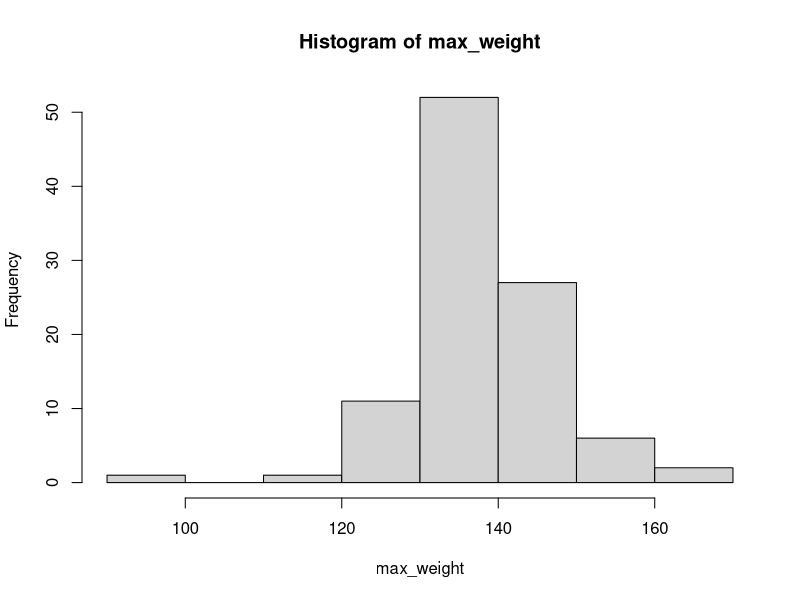
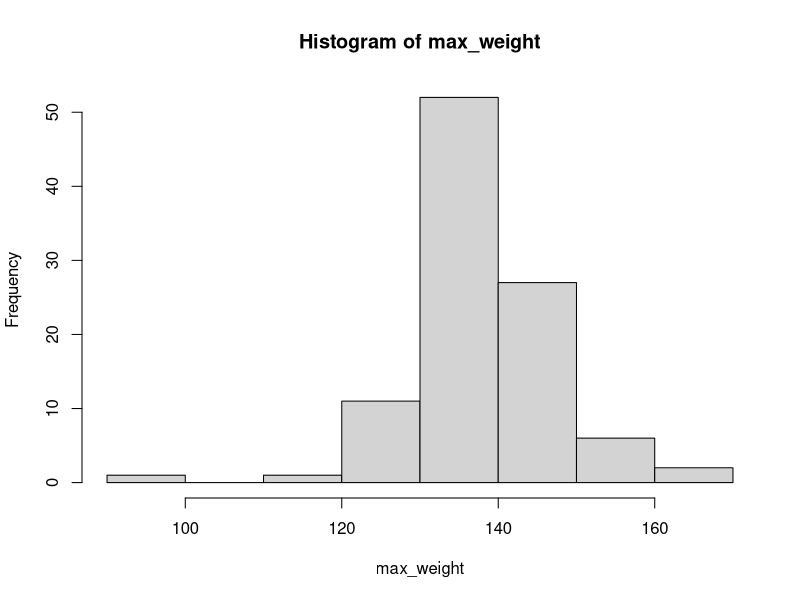
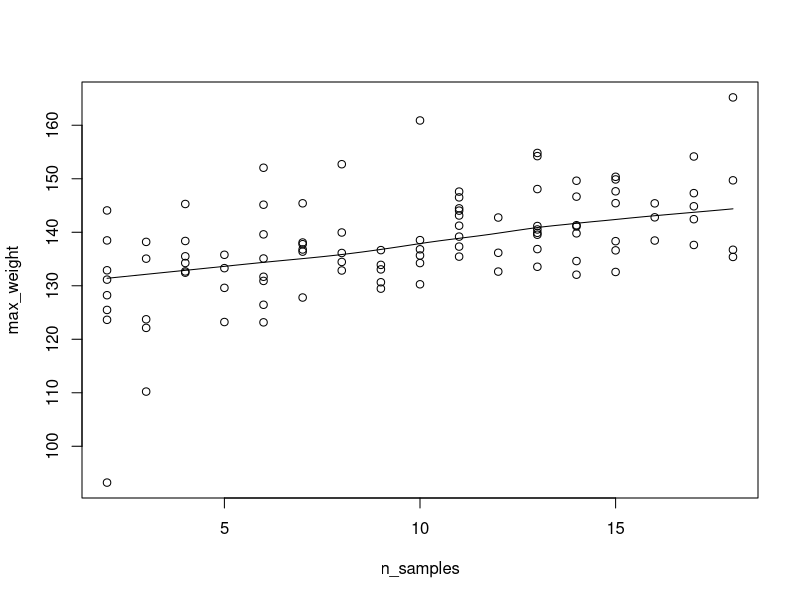
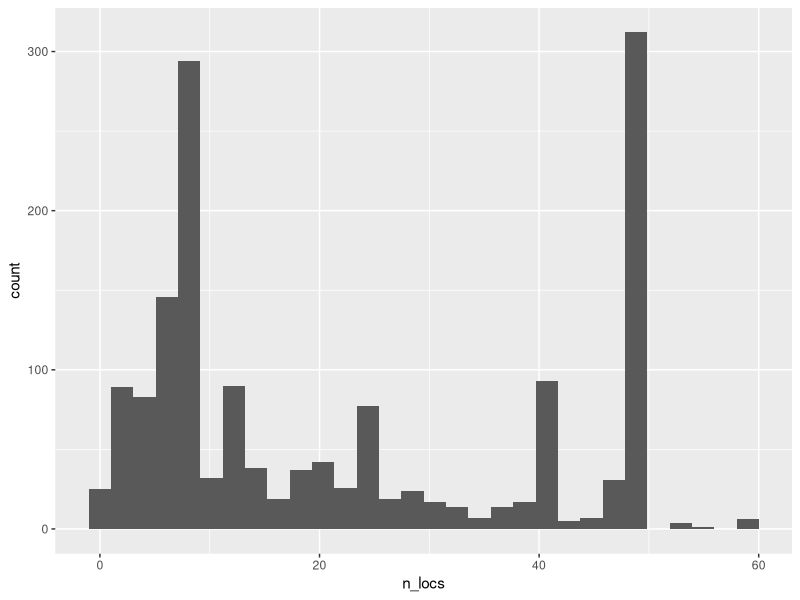
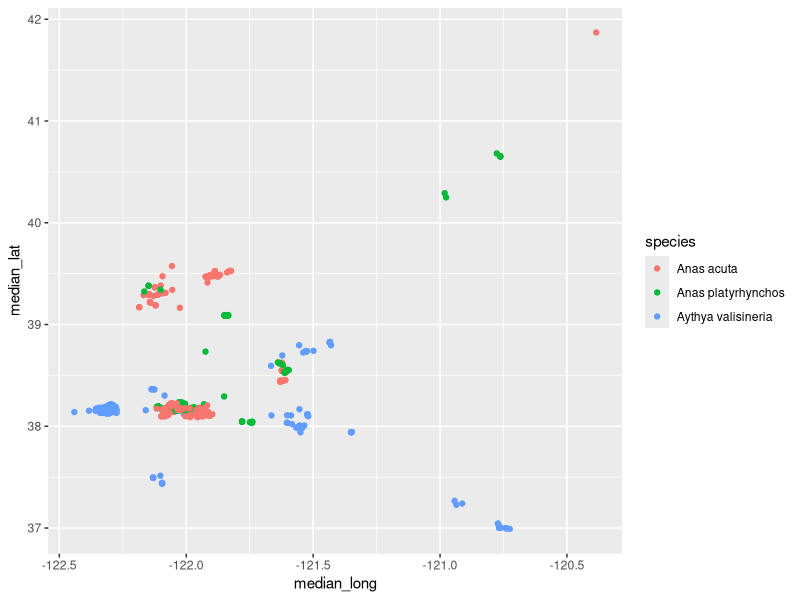
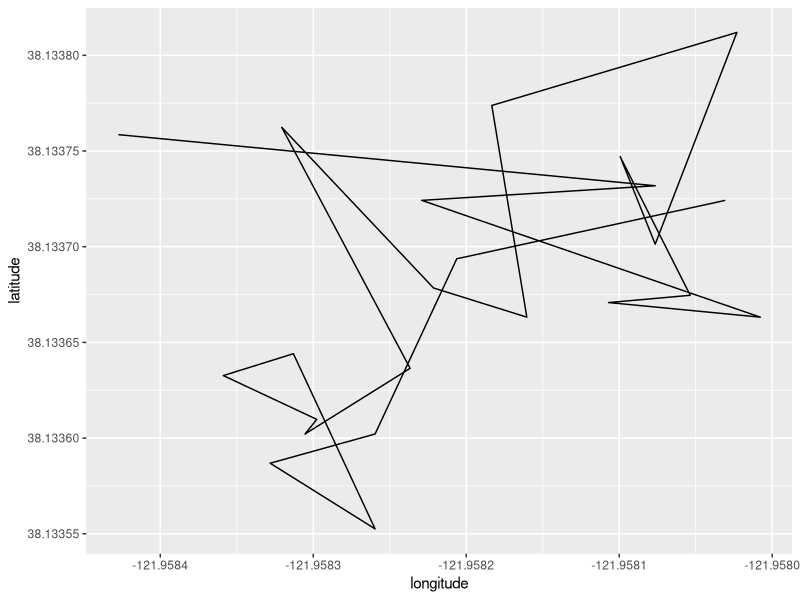
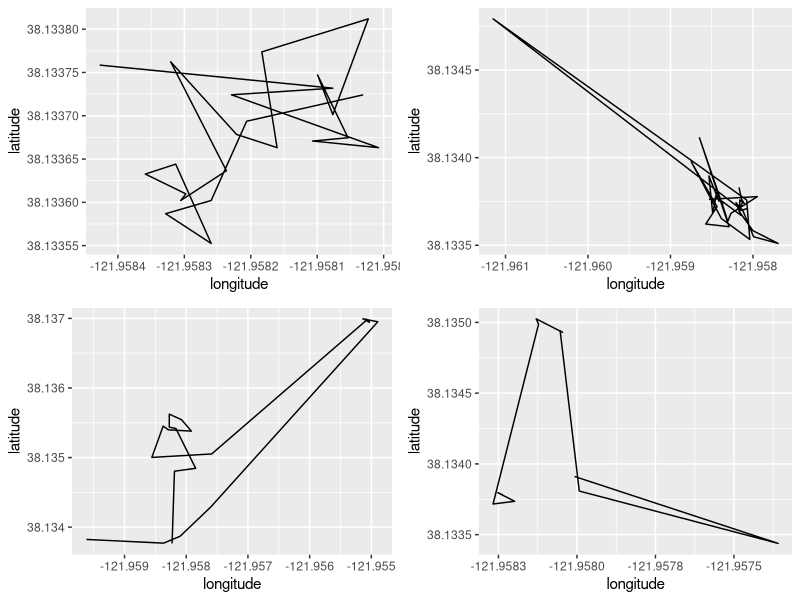
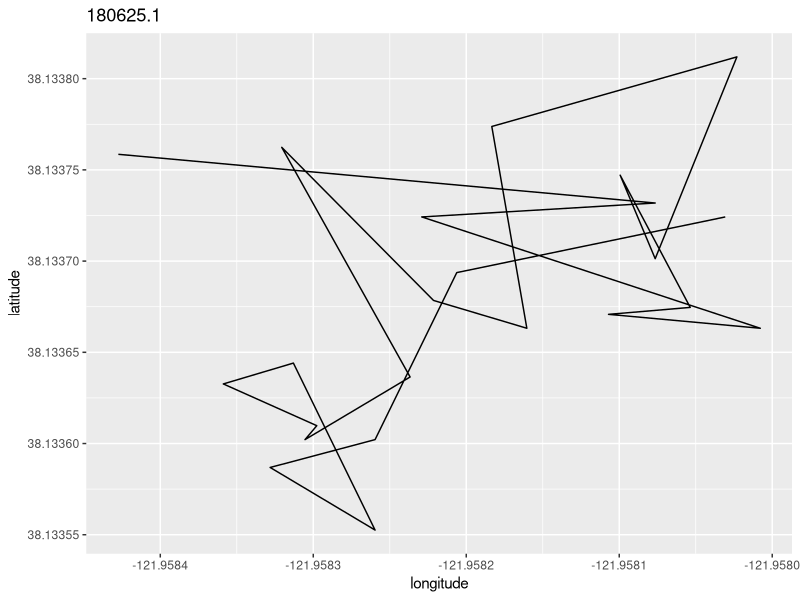

The R source for these figures, in order:
## ---- chunk 1
library(tidyverse)
library(here)
#install.packages("cowplot")
library(cowplot)
library(purrr)
## ---- chunk 2
my_list <- list(
  numbers = 1,5,9,
  name = c("Alice"),
  is_actice = TRUE,
  my_data= data.frame(x=1:2, y=3:4))


my_list
str(my_list)

## ---- chunk 3
my_list[4]
my_list$name
## ---- chunk 4
my_list$is_actice <- FALSE

my_list
## ---- chunk 5
my_list <-  my_list[-c(1:3)]
names(my_list)
## ---- chunk 6
# Initiate an empty list to save the results
results <- list()

set.seed(19420)
# Perform 100 simulations
for(i in 1:100) {
  # Simulate weights
  weights_survey <- rnorm(n = 10, mean = 120, sd = 12)
  # Save these to the results list
  results[[i]] <- weights_survey
}

# Check that this worked
length(results) # Should be 100

str(results)

# Check the length of the vector in each list element
all_lengths <- map_int(results, length)
unique(all_lengths) # All of them should be 10

## ---- chunk 7
# Initiate an empty list to save the results
results <- list()

set.seed(19420)
# Perform 100 simulations
for(i in 1:100){
  # Pick sample size
  sample_size <- sample(2:18,1)
  # Simulate weights
  weights_survey <- rnorm(n = sample_size, mean = 120, sd = 12)
  # Save these to the results list
  results[[i]] <- weights_survey
}

# Check that this worked
length(results) # Should be 100

# Check the length of the vector in each list element
all_lengths <- map_int(results, length)
unique(all_lengths) # Should contain all (or most) numbers between 5 and 15
## ---- chunk 8

str(results[1:3])

max_weight <- numeric(length(results))
for(i in 1:length(results)){
  max_weight[i] <- max(results[[i]])
}
# Make a histogram
 hist(max_weight)
## ---- chunk 9
max_weight <-map_dbl(results,max)
# Make a histogram; this should look exactly the same as above
hist(max_weight)
## ---- chunk 10
n_samples <- map_int(results, length)
# Plot of max weight vs. sample size
scatter.smooth(n_samples, max_weight)
## ---- chunk 11
library(readr)
library(here)
library(dplyr)
bird_data <- read_csv(here("scripts/data/individual_data_attributes.csv"))
# Depending on the version of bird data you have, you might have duplicated individual records
# Remove these:
bird_data <- distinct(bird_data, ID, .keep_all = T)
move_data <- read_csv(here("scripts/data/local_movement_data.csv"))
## ---- chunk 12
library(tidyr)
# Nest the movement data by individual
move_data_nest <- nest(move_data, data = -ID)

# Join the movement and individual data
move_data_nest <- left_join(move_data_nest, bird_data, by = "ID")
## ---- chunk 13
library(lubridate)
head(move_data)
move_data_daily <- move_data %>%
  mutate(timestamp = mdy_hm(timestamp),
         date = as.Date(timestamp)) %>%
  nest(telem = c(longitude, latitude, timestamp))
head(move_data_daily)
## ---- chunk 14
move_data_daily <- left_join(move_data_daily,bird_data, by = "ID")
names(move_data_daily)
## ---- chunk 15
move_data_daily <- move_data_daily %>%
  mutate(median_long = map_dbl(telem, ~ median(.x$longitude, na.rm = TRUE)),
         median_lat = map_dbl(telem, ~ median(.x$latitude, na.rm = TRUE)),
         n_locs = map_dbl(telem, ~ nrow(.x)))
        
## ---- chunk 16
# Histogram of number of daily locations
library(ggplot2)
ggplot(move_data_daily, aes(x=n_locs))+geom_histogram()

# Filter to number of locations based on threshold of X
move_data_filt <- move_data_daily %>%
  filter(n_locs<50)
## ---- chunk 17
head(move_data_filt)
ggplot(move_data_filt, aes(x=median_long, y=median_lat, color= species))+geom_point()
## ---- chunk 18
move_data_filt <- move_data_filt %>%
  filter(species=="Anas platyrhynchos")
## ---- chunk 19
move_data_filt <- move_data_filt %>%
  mutate(ggp = map(telem, ~
                     ggplot(.x, aes(x = longitude, y = latitude))+geom_path()))

names(move_data_filt)

## ---- chunk 20
# Display the first plot
move_data_filt$ggp[[1]]

# Create a four-panel figure with the first four plots
cowplot::plot_grid(plotlist = move_data_filt$ggp[1:4])
## ---- chunk 21
# Divide corresponding elements of list1 and list2
list1 <- list(1, 2, 3)
list2 <- list(4, 5, 6)
map2(.x = list1, .y = list2, ~.x/.y)
map2(list1, list2, ~.x/.y)

# Use map2 to check that all timestamps in `telem` are on the same day as `date`
# Here, we use map2_lgl because this can return a logical vector
move_data_filt <- move_data_filt %>%
  mutate(timestamp_check = map2_lgl(date, telem, ~all(as_date(.y$timestamp) == .x)))
all(move_data_filt$timestamp_check) #yes, they all are!
## ---- chunk 22
# Update the ggplot with a title

move_data_filt2 <- move_data_filt %>%
           mutate(ggp = map2(telem, ID, ~
                     ggplot(.x, aes(x = longitude, y = latitude))+geom_path()+ggtitle(.y)))


# Display the first plot

move_data_filt2$ggp[[1]]

# Create a four-panel figure with the first four plots
cowplot::plot_grid(plotlist = move_data_filt2$ggp[1:4])
